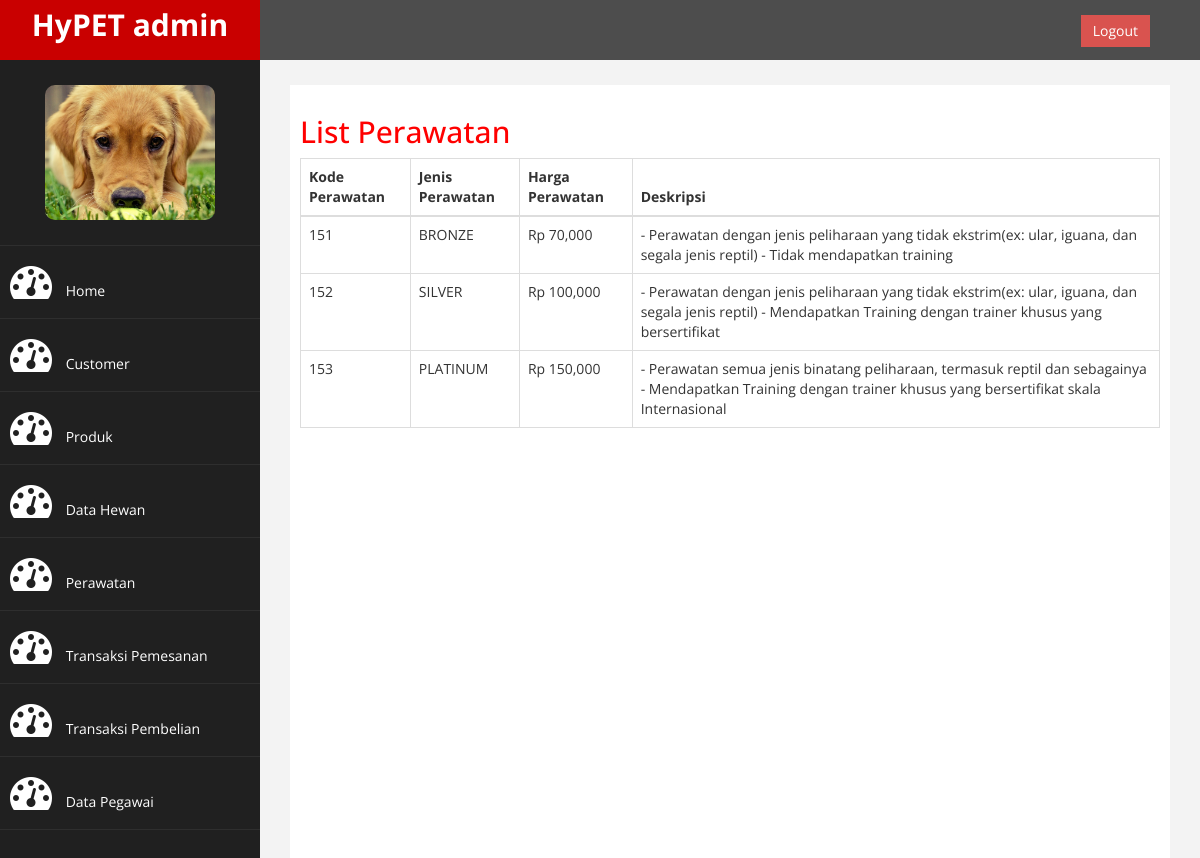
Page /admin/adminpage.php?halaman=perawatan on the committed database.
### tables this page shows
CREATE TABLE `perawatan` (
  `Kode_Perawatan` int(11) NOT NULL,
  `Jenis_Perawatan` varchar(10) NOT NULL,
  `Harga_Perawatan` int(11) NOT NULL,
  `Deskripsi` text NOT NULL
);

### admin/perawatan.php (the view)
<h2>List Perawatan</h2>
<table class="table table-bordered">
   <thead>
      <tr>
         <th>Kode Perawatan</th>
         <th>Jenis Perawatan</th>
         <th>Harga Perawatan</th>
         <th>Deskripsi</th>
      </tr>
   </thead>
   <tbody>
      <?php $ambil=$koneksi->query("SELECT * FROM perawatan") ?>
      <?php while($break = $ambil->fetch_assoc()) { ?>
      <tr>
         <td><?php echo $break['Kode_Perawatan']; ?></td>
         <td><?php echo $break['Jenis_Perawatan']; ?></td>
         <td>Rp <?php echo number_format($break['Harga_Perawatan']); ?></td>
         <td><?php echo $break['Deskripsi']; ?></td>
      </tr>
      <?php } ?>
   </tbody>
</table>

### admin/assets/css/custom.css (style rules this page uses)
body { font-family: 'Open Sans', sans-serif; }
h2 { color: #f00; }

### rows in the picture
perawatan: Kode_Perawatan "151", Jenis_Perawatan "BRONZE", Harga_Perawatan "70,000", Deskripsi "- Perawatan dengan jenis peliharaan yang tidak ekstrim(ex: ular, iguana, dan segala jenis reptil) - Tidak mendapatkan training"
perawatan: Kode_Perawatan "152", Jenis_Perawatan "SILVER", Harga_Perawatan "100,000", Deskripsi "- Perawatan dengan jenis peliharaan yang tidak ekstrim(ex: ular, iguana, dan segala jenis reptil) - Mendapatkan Training dengan trainer khusus yang bersertifikat"
perawatan: Kode_Perawatan "153", Jenis_Perawatan "PLATINUM", Harga_Perawatan "150,000", Deskripsi "- Perawatan semua jenis binatang peliharaan, termasuk reptil dan sebagainya - Mendapatkan Training dengan trainer khusus yang bersertifikat skala Internasional"
